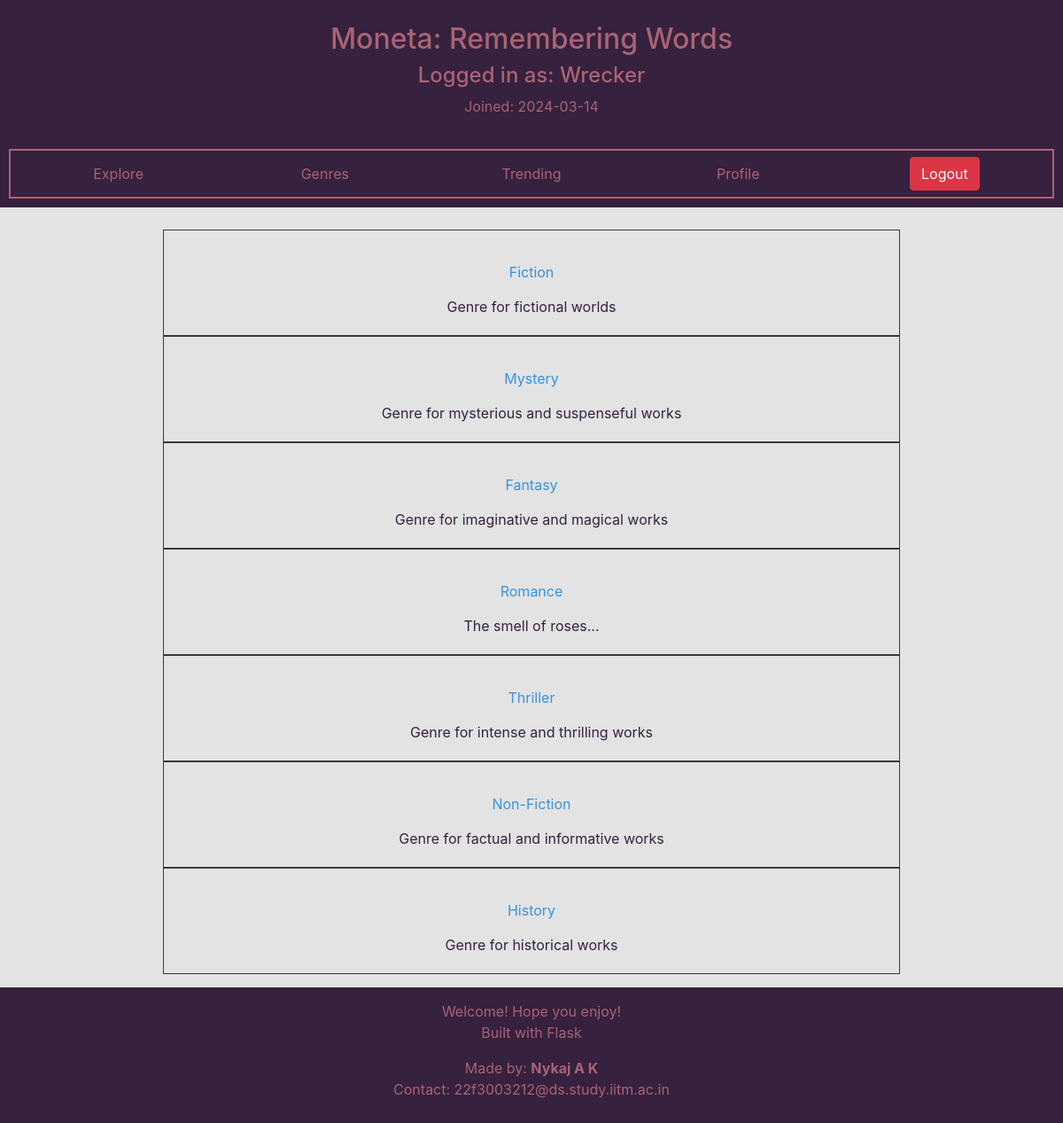
The page /sections (signed in) on the database its author committed.
### moneta/models.py (models this page shows, shortened)
class User(db.Model,UserMixin):
    __tablename__ = "user"
    id = db.Column(db.Integer,primary_key = True)
    username = db.Column(db.String(20),nullable=False,unique=True)
    password = db.Column(db.String(60),nullable=True)
    email = db.Column(db.String(60),nullable=False,unique=True)
    doj = db.Column(db.DateTime, nullable=False, default = date.today())
    is_librarian = db.Column(db.Integer,nullable = False, default = 0)
    borrowed = db.relationship('Borrow',backref='user',lazy=True)
    returned = db.relationship('Return',backref='user',lazy=True)
    comments = db.relationship('Comment',backref = 'user', lazy=True)
    requested = db.relationship('Requested',backref = 'user', lazy=True)

class Section(db.Model):
    __tablename__ = "section"
    id = db.Column(db.Integer,primary_key = True)
    name = db.Column(db.String(40), unique = True, nullable = False)
    doc = db.Column(db.DateTime, default = date.today())
    description = db.Column(db.String(256))
    books = db.relationship('Book',secondary=category,backref = db.backref('sections',lazy='dynamic') )

### moneta/routes.py (the view)
@app.route("/sections")
@normal_user_required
def genre():
    sections = Section.query.all()
    return render_template('user_specific/sections.html',sections=sections)

### moneta/routes.py (called while the page is built, shortened)
@login_manager.user_loader
def load_user(user_id):
    user = User.query.filter_by(id=user_id).first()
    app.logger.info(f"User {user.username} was loaded!")
    return user

def normal_user_required(fun):
    @wraps(fun)
    def inner(*args,**kwargs):
        if not current_user.is_anonymous and not current_user.is_librarian:
            return fun(*args,**kwargs)
    return inner

### moneta/templates/user_specific/sections.html
{% extends "user_specific/dashboard.html" %}
{% block main_body %}
    <div class="container">
        {% for section in sections %}
            <div class="mx-auto text-center border border-dark p-1" style="width:75%">
                <br>
                <h5><a class="link-text btn" href="{{ url_for('selected_genre',name=section.name) }}">{{section.name}}</a></h5>
                {% if section.description %}
                    <p class="help-text">{{ section.description }}</p>
                {% else %}
                    <p class="help-text">No description!</p>
                {% endif %}
            </div>
        {% endfor %}
    </div>
{% endblock %}

### moneta/templates/user_specific/dashboard.html
{% extends "base_templates/base.html" %}
{% block header_element %}
    <div class="container-flexible" id="header-container">
        <div class="row text-center header-container-element" id="header-container-info">
            <div class="col" id="header-container-info-content">
                <h2 class="header-info-content-text">Moneta: Remembering Words</h2>
                <h4 class="header-info-content-text">Logged in as: {{ current_user.username }} </h4>
                <p class="header-info-content-text">Joined: {{current_user.doj.__str__()[:10:]}}</p>
            </div>
        </div>
        <div class="row text-center header-container-element" id="header-container-links">
            <div class="col header-link-div"><a class="btn header-link" href="{{ url_for('search') }}">Explore</a></div>
            <div class="col header-link-div"><a class="btn header-link" href="{{ url_for('genre') }}">Genres</a></div>
            <div class="col header-link-div"><a class="btn header-link" href="{{ url_for('trending') }}">Trending</a></div>
            <div class="col header-link-div"><a class="btn header-link" href="{{ url_for('home') }}">Profile</a></div>
            <div class="col header-link-div"><a class="btn btn-danger" href="{{ url_for('logout') }}">Logout</a></div>
        </div>
    </div>
{% endblock %}

### moneta/templates/base_templates/base.html (shortened to what this page needs)
<html>
    <head>
        <link href="{{ url_for('static',filename='bootstrap/css/bootstrap.min.css') }}" rel="stylesheet">
        <link rel="stylesheet" href="{{ url_for('static',filename='custom/global_styles.css') }}">
        <link rel="stylesheet" href="{{ url_for('static',filename='custom/header_styles.css') }}">
        <link rel="stylesheet" href="{{ url_for('static',filename='custom/footer_styles.css') }}">
        <link rel="stylesheet" href="{{ url_for('static',filename='custom/content_text_styles.css') }}">
    </head>
    <body>
        {% block header_element %}{% endblock %}
        <div id="content-container">
            {% block main_body %}
            {% endblock %}
        </div>
        {% block footer_element %}
        <div class="text-center" id="footer-container">
            <div id="footer-content">
                <section class="footer-section">
                    <p class="footer-text">Welcome! Hope you enjoy!<br>Built with Flask</p>
                </section>
                <section class="footer-section">
                    <address class="footer-text">
                        Made by: <strong>Nykaj A K</strong><br>
                        Contact: 22f3003212@ds.study.iitm.ac.in
                    </address>
                </section>
            </div>
        </div>
        {% endblock %}
    </body>
</html>

### moneta/static/custom/global_styles.css (style rules this page uses)
:root { --custom_primary: rgb(57,147,221); --custom_secondary: rgb(84,122,65); --custom_tertiary: rgb(170,99,115); --custom_accent_light: rgb(227,227,227); --custom_accent_dark: rgb(54,33,62); }
body { background-color: var(--custom_accent_light); overflow-x: hidden; min-height: 100vh; display: flex; flex-direction: column; }
#content-container { margin: 5px; padding: 10px; }

### moneta/static/custom/header_styles.css (style rules this page uses)
#header-container { padding: 5px; margin-bottom: 10px; background-color: var(--custom_accent_dark); }
.header-container-element { padding: 5px; margin: 5px; margin-top: 15px; }
.header-link-div { margin: 2px; }
.header-link { color: var(--custom_tertiary); }
.header-info-content-text { color: var(--custom_tertiary); }
#header-container-links { border: 2px solid var(--custom_tertiary); }

### moneta/static/custom/footer_styles.css (style rules this page uses)
#footer-container { padding: 5px; background-color: var(--custom_accent_dark); margin-top: auto; }
#footer-content { padding: 5px; }
.footer-section { margin: 5px; }
.footer-text { color: var(--custom_tertiary); }

### moneta/static/custom/content_text_styles.css (style rules this page uses)
.link-text { color: var(--custom_primary); }
.help-text { color: var(--custom_accent_dark); }

### rows shown on the page
User: username "Wrecker", doj "2024-03-14"
Section: name "Fiction", description "Genre for fictional worlds"
Section: name "Mystery", description "Genre for mysterious and suspenseful works"
Section: name "Fantasy", description "Genre for imaginative and magical works"
Section: name "Romance", description "The smell of roses..."
Section: name "Thriller", description "Genre for intense and thrilling works"
Section: name "Non-Fiction", description "Genre for factual and informative works"
Section: name "History", description "Genre for historical works"
